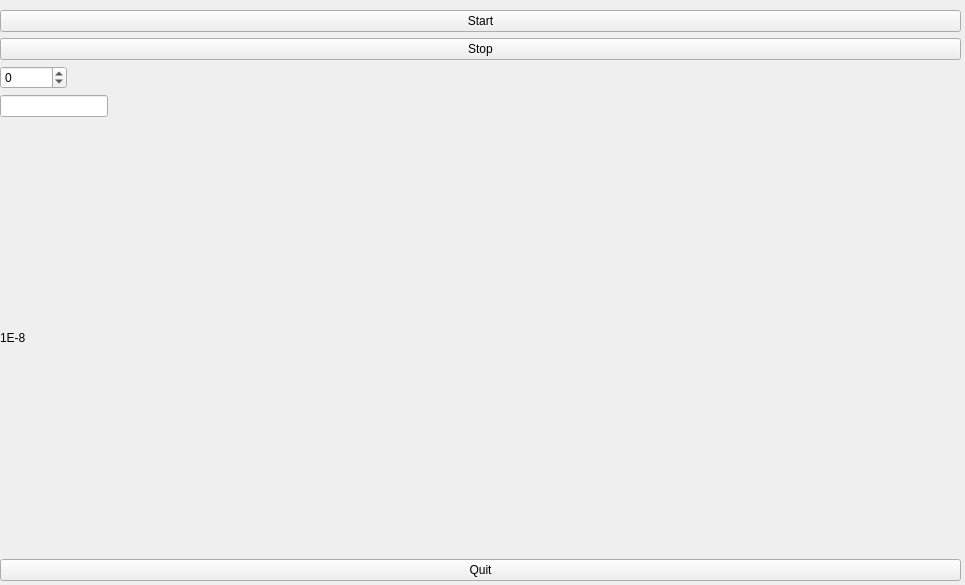
<?xml version="1.0" encoding="UTF-8"?>
<ui version="4.0">
 <class>Specs</class>
 <widget class="QWidget" name="Specs">
  <property name="geometry">
   <rect>
    <x>0</x>
    <y>0</y>
    <width>965</width>
    <height>585</height>
   </rect>
  </property>
  <property name="windowTitle">
   <string>Form</string>
  </property>
  <widget class="QWidget" name="horizontalLayoutWidget">
   <property name="geometry">
    <rect>
     <x>0</x>
     <y>10</y>
     <width>961</width>
     <height>571</height>
    </rect>
   </property>
   <layout class="QHBoxLayout" name="horizontalLayout">
    <item>
     <layout class="QVBoxLayout" name="verticalLayout">
      <item>
       <widget class="QPushButton" name="start_button">
        <property name="text">
         <string>Start</string>
        </property>
       </widget>
      </item>
      <item>
       <widget class="QPushButton" name="stop_button">
        <property name="text">
         <string>Stop</string>
        </property>
       </widget>
      </item>
      <item>
       <widget class="QSpinBox" name="sputter_current">
        <property name="sizePolicy">
         <sizepolicy hsizetype="Fixed" vsizetype="Fixed">
          <horstretch>0</horstretch>
          <verstretch>0</verstretch>
         </sizepolicy>
        </property>
        <property name="minimum">
         <number>-99999</number>
        </property>
        <property name="maximum">
         <number>999999</number>
        </property>
        <property name="value">
         <number>0</number>
        </property>
       </widget>
      </item>
      <item>
       <widget class="QLineEdit" name="filament_bias">
        <property name="sizePolicy">
         <sizepolicy hsizetype="Fixed" vsizetype="Fixed">
          <horstretch>0</horstretch>
          <verstretch>0</verstretch>
         </sizepolicy>
        </property>
       </widget>
      </item>
      <item>
       <layout class="QGridLayout" name="gridLayout"/>
      </item>
      <item>
       <widget class="QLabel" name="scale_label">
        <property name="text">
         <string>1E-8</string>
        </property>
       </widget>
      </item>
      <item>
       <widget class="QPushButton" name="quit_button">
        <property name="text">
         <string>Quit</string>
        </property>
       </widget>
      </item>
     </layout>
    </item>
   </layout>
  </widget>
 </widget>
 <resources/>
 <connections/>
</ui>
